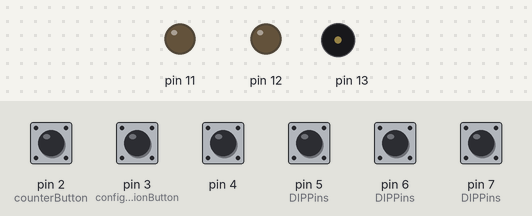
This sketch was run on a simulated Arduino Uno, built with avr-gcc and run on an emulated ATmega328P. Shown: output pins drawn as LEDs (lit = HIGH), buzzer (waves = sounding). Dashed ring = blinking. The test bench sets the inputs (shaded band); at power-on: pin 2 (counterButton), pin 3 (configurationButton), pin 4, pin 5 (DIPPins), pin 6 (DIPPins), pin 7 (DIPPins) HIGH. EEPROM starts erased.

Above: at 1.2 s.
1.3 s: pin 2 (counterButton) pulled LOW for 3.2 s
At 3.0 s:
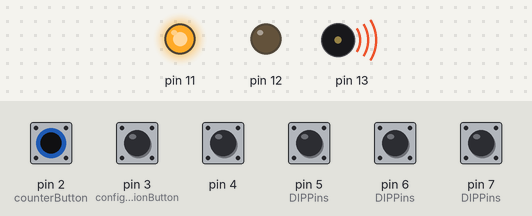
6.0 s: pin 3 (configurationButton) pulled LOW for 3.2 s
At 8.3 s:
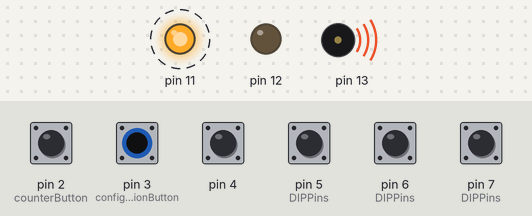
11.5 s: pin 3 (configurationButton) pulled LOW for 0.15 s
At 12.45 s:
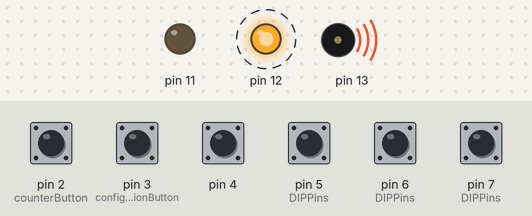
14.6 s: pin 3 (configurationButton) pulled LOW for 1 s
At 16.4 s:
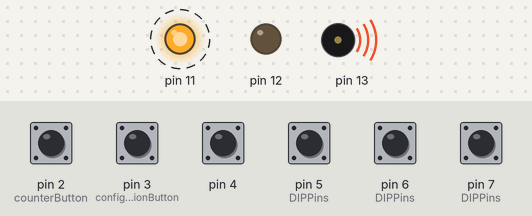
Timing chart, 0 to 19.6 s (numbered marks = the images above; inputs shaded):
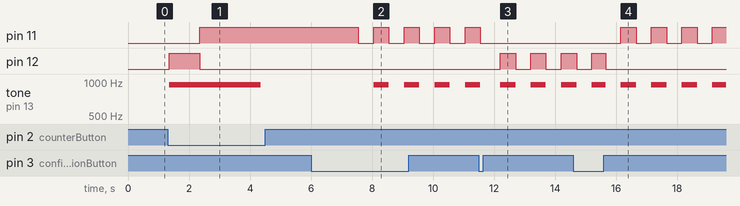

The sketch:

electronic-gas-mask-filter.ino
```cpp
#include "src/Button.h"
#include "src/MinimalEEPROM.h"
#include "src/ConfigurationModule.h"
#include "src/MainCounterModule.h"
#include "src/IndicationModule.h"

//******* Работа с памятью EEPROM *******
MinimalEEPROM eeprom;

//******* МОДУЛЬ ИНДИКАЦИИ *******
// Объявляем модуль индикации со светодиодами (green, red) и пищалкой (buzzer)
IndicationModule indicationModule(11, 12, 13);

//******* МОДУЛЬ КОНФИГУРАЦИИ *******
// Кнопка - конфигурация, сброс
Button configurationButton(3, 1500, 50);
// Массив пинов DIP-переключателя
uint8_t DIPPins[] = { 7, 6, 5, 4 };
// Обьявляем модуль конфигурации
ConfigurationModule configurationModule(configurationButton, eeprom, DIPPins, indicationModule);

//******* ГЛАВНЫЙ МОДУЛЬ *******
// Кнопка - старт счетчика
Button counterButton(2);
// Объявляем модуль счетчика
MainCounterModule mainCounterModule(counterButton, eeprom, indicationModule);

void setup() {
  // Инициализация модуля индикации
  indicationModule.begin();
  // Инициализация модуля конфигурации
  configurationModule.begin();
  // Инициализация модуля счетчика
  mainCounterModule.begin();
}

void loop() {
  // Обновление состояния индикаторов
  indicationModule.update();

  // Обрабатываем конфигурацию
  configurationModule.update();
  if (configurationModule.isActive()) {
    return;  // корректно выходим в окно в режиме конфигурации
  }

  // Обрабатываем счетчик
  mainCounterModule.update();
}
```

Button.cpp
```cpp
#include "src/Button.h"

Button::Button(uint8_t pin, uint16_t holdTime, uint16_t debounce)
  : pin(pin), holdTime(holdTime), debounce(debounce) {

  pinMode(pin, INPUT_PULLUP);     // Настраиваем пин как вход с подтяжкой к питанию
  rawState = !digitalRead(pin);  // Считываем начальное состояние (инвертировано)
  stableState = rawState;        // Начальное стабильное состояние
  lastStableState = rawState;    // Начальное предыдущее состояние
  lastDebounceTime = millis();    // Фиксируем время старта
}

void Button::update() {

  bool reading = !digitalRead(pin);  // Считываем текущее состояние (инвертировано)
  unsigned long now = millis();       // Текущее время

  // Если состояние изменилось — сбрасываем таймер дебаунса
  if (reading != rawState) {
    rawState = reading;
    lastDebounceTime = now;
  }

  // Если прошло достаточно времени после изменения — принимаем новое состояние
  if ((now - lastDebounceTime) > debounce) {
    if (rawState != stableState) {
      lastStableState = stableState;  // Запоминаем старое состояние
      stableState = rawState;         // Применяем новое отфильтрованное состояние

      if (stableState) {
        // Если кнопка нажата (переход в нажатое состояние)
        pressStartTime = now;  // Фиксируем момент начала нажатия
        pressEdge = true;      // Устанавливаем флаг нажатия
      } else {
        // Если кнопка отпущена (переход в не нажатое состояние)
        releaseEdge = true;  // Устанавливаем флаг отпускания

        // Если удержание не было длинным — считаем это кликом
        if (!longPressHandled && (now - pressStartTime < holdTime)) {
          clickFlag = true;
        }

        longPressHandled = false;  // Сброс обработки долгого нажатия
      }
    }
  }

  // Если кнопка удерживается достаточно долго и это ещё не обработано
  if (stableState && !longPressHandled && (now - pressStartTime >= holdTime)) {
    longPressFlag = true;     // Устанавливаем флаг долгого нажатия
    longPressHandled = true;  // Не даём флагу сработать повторно
  }
}

// Текущее стабильное состояние (удерживается)
bool Button::isPressed() const {
  return stableState;
}

// Срабатывает один раз при нажатии
bool Button::wasPressed() {
  bool tmp = pressEdge;
  pressEdge = false;
  return tmp;
}

// Срабатывает один раз при отпускании
bool Button::wasReleased() {
  bool tmp = releaseEdge;
  releaseEdge = false;
  return tmp;
}

// Срабатывает один раз при быстром нажатии и отпускании
bool Button::isClick() {
  bool tmp = clickFlag;
  clickFlag = false;
  return tmp;
}

// Срабатывает один раз при долгом удержании кнопки
bool Button::isLongPress() {
  bool tmp = longPressFlag;
  longPressFlag = false;
  return tmp;
}
```

IndicationModule.cpp
```cpp
#include "src/IndicationModule.h"

IndicationModule::IndicationModule(uint8_t gLed, uint8_t rLed, uint8_t buzzer)
  : greenPin(gLed), redPin(rLed), buzzerPin(buzzer) {}

void IndicationModule::begin() {
  pinMode(redPin, OUTPUT);
  pinMode(greenPin, OUTPUT);
  pinMode(buzzerPin, OUTPUT);

  // Выключаем все индикаторы по умолчанию
  digitalWrite(redPin, LOW);
  digitalWrite(greenPin, LOW);
  buzzerOff();
}

/**
 * Включение пищалки
 */
void IndicationModule::buzzerOn() {
  tone(buzzerPin, BUZZER_FREQUENCY);  // Запуск звука с фиксированной частотой
}
/**
 * Выключение пищалки
 */
void IndicationModule::buzzerOff() {
  noTone(buzzerPin);  // Остановка звука
}

/* ******************************* */

/**
 * Однократное включение зелёного светодиода на durationMs миллисекунд
 * Если durationMs == 0, включение бесконечное
 * Останавливает мигание зелёного светодиода, если оно было
 */
void IndicationModule::GREEN_ON(unsigned int durationMs) {

  if (greenState.active && greenState.duration == durationMs) {
    return;
  }

  greenState = OneShotState(true, millis(), durationMs);
  greenBlink.active = false;  // Отключаем мигание
  digitalWrite(greenPin, HIGH);
}
/**
 * Включение зелёного светодиода и остановка мигания
 */
void IndicationModule::GREEN_OFF() {
  greenState.active = false;
  greenBlink.active = false;
  digitalWrite(greenPin, LOW);
}
/**
 * Мигает зелёным светодиодом в течение durationMs миллисекунд с периодом periodMs
 * Если durationMs == 0, мигание бесконечное
 */
void IndicationModule::GREEN_BLINK(unsigned int durationMs, unsigned int periodMs) {
  if (durationMs <= 0) {
    GREEN_BLINK_FOREVER(periodMs);
    return;
  }

  greenBlink = BlinkState(true, false, millis(), millis(), millis() + durationMs, periodMs);
  greenState.active = false;
  digitalWrite(greenPin, LOW);
}
/**
 * Запуск бесконечного мигания зелёного светодиода с периодом periodMs
 */
void IndicationModule::GREEN_BLINK_FOREVER(unsigned int periodMs) {

  if (greenBlink.active && greenBlink.period == periodMs) {
    return;
  }

  greenBlink = BlinkState(true, false, millis(), millis(), 0, periodMs);
  greenState.active = false;
  digitalWrite(greenPin, LOW);
}

/* ******************************* */

/**
 * Однократное включение красного светодиода на durationMs миллисекунд
 * Если durationMs == 0, включение бесконечное
 * Останавливает мигание красного светодиода, если оно было
 */
void IndicationModule::RED_ON(unsigned int durationMs) {

  if (redState.active && redState.duration == durationMs) {
    return;
  }

  redState = OneShotState(true, millis(), durationMs);
  redBlink.active = false;  // Отключаем мигание
  digitalWrite(redPin, HIGH);
}
/**
 * Включение красного светодиода и остановка мигания
 */
void IndicationModule::RED_OFF() {
  redState.active = false;
  redBlink.active = false;
  digitalWrite(redPin, LOW);
}
/**
 * Мигает красным светодиодом в течение durationMs миллисекунд с периодом periodMs
 * Если durationMs == 0, мигание бесконечное
 */
void IndicationModule::RED_BLINK(unsigned int durationMs, unsigned int periodMs) {
  if (durationMs <= 0) {
    RED_BLINK_FOREVER(periodMs);
    return;
  }

  redBlink = BlinkState(true, false, millis(), millis(), millis() + durationMs, periodMs);
  redState.active = false;  // Выключаем однократное включение
  digitalWrite(redPin, LOW);
}
/**
 * Запуск бесконечного мигания красного светодиода с периодом periodMs
 */
void IndicationModule::RED_BLINK_FOREVER(unsigned int periodMs) {

  if (redBlink.active && redBlink.period == periodMs) {
    return;
  }

  redBlink = BlinkState(true, false, millis(), millis(), 0, periodMs);
  redState.active = false;
  digitalWrite(redPin, LOW);
}

/* ******************************* */

/**
 * Однократное включение пищалки на durationMs миллисекунд
 * Если durationMs == 0, включение бесконечное
 * Останавливает мигание пищалки, если оно было
 */
void IndicationModule::BEEP_ON(unsigned int durationMs) {

  if (buzzerState.active && buzzerState.duration == durationMs) {
    return;
  }

  buzzerState = OneShotState(true, millis(), durationMs);
  buzzerBlink.active = false;  // Отключаем мигание
  buzzerOn();
}
/**
 * Выключение пищалки и остановка мигания
 */
void IndicationModule::BEEP_OFF() {
  buzzerState.active = false;
  buzzerBlink.active = false;
  buzzerOff();
}
/**
 * Мигает пищалкой в течение durationMs миллисекунд с периодом periodMs
 * Если durationMs == 0, мигание бесконечное
 */
void IndicationModule::BEEP_BLINK(unsigned int durationMs, unsigned int periodMs) {
  if (durationMs <= 0) {
    BEEP_BLINK_FOREVER(periodMs);
    return;
  }

  buzzerBlink = BlinkState(true, false, millis(), millis(), millis() + durationMs, periodMs);
  buzzerState.active = false;
  buzzerOff();  // Гарантируем, что пищалка изначально выключена
}
/**
 * Запуск бесконечного мигания пищалкой с периодом periodMs и частотой звука buzzerFrequency
 */
void IndicationModule::BEEP_BLINK_FOREVER(unsigned int periodMs) {

  if (buzzerBlink.active && buzzerBlink.period == periodMs) {
    return;
  }

  buzzerBlink = BlinkState(true, false, millis(), millis(), 0, periodMs);
  buzzerState.active = false;
  buzzerOff();
}

/* ******************************* */

/**
 * Выключение всего
 */
void IndicationModule::ALL_OFF() {
  GREEN_OFF();
  RED_OFF();
  BEEP_OFF();
}

/* ******************************* */
/**
 * Метод update() должен вызываться в основном цикле loop()
 * Отвечает за обновление состояний однократных включений и миганий
 */
void IndicationModule::update() {
  unsigned long now = millis();

  // Обработка однократных включений
  if (redState.active && redState.duration > 0 && now - redState.startTime >= redState.duration) {
    digitalWrite(redPin, LOW);
    redState.active = false;
  }

  if (greenState.active && greenState.duration > 0 && now - greenState.startTime >= greenState.duration) {
    digitalWrite(greenPin, LOW);
    greenState.active = false;
  }

  if (buzzerState.active && buzzerState.duration > 0 && now - buzzerState.startTime >= buzzerState.duration) {
    buzzerOff();
    buzzerState.active = false;
  }

  // Обработка миганий для всех индикаторов
  struct {
    BlinkState &state;                    // Состояние мигания
    uint8_t pin;                          // Пин управления
    void (IndicationModule::*onFunc)();   // Функция включения (для пищалки tone)
    void (IndicationModule::*offFunc)();  // Функция выключения (для пищалки noTone)
  } blinkers[] = {
    { redBlink, redPin, nullptr, nullptr },
    { greenBlink, greenPin, nullptr, nullptr },
    { buzzerBlink, buzzerPin, &IndicationModule::buzzerOn, &IndicationModule::buzzerOff }
  };

  // Проходим по каждому мигающему элементу
  for (auto &blinker : blinkers) {
    BlinkState &state = blinker.state;

    // Если мигание не активно — пропускаем
    if (!state.active) continue;

    // Если установлен конец времени мигания, проверяем не истёк ли он
    if (state.endTime > 0 && now >= state.endTime) {
      state.active = false;
      state.isOn = false;

      // Выключаем индикатор корректным методом
      if (blinker.onFunc && blinker.offFunc) {
        (this->*blinker.offFunc)();
      } else {
        digitalWrite(blinker.pin, LOW);
      }
      continue;
    }

    // Проверяем, пора ли переключить состояние мигания (включить/выключить)
    if (now - state.lastToggleTime >= state.period) {
      state.isOn = !state.isOn;  // Переключаем состояние
      state.lastToggleTime = now;

      // Включаем или выключаем индикатор корректным методом
      if (blinker.onFunc && blinker.offFunc) {
        if (state.isOn)
          (this->*blinker.onFunc)();
        else
          (this->*blinker.offFunc)();
      } else {
        digitalWrite(blinker.pin, state.isOn ? HIGH : LOW);
      }
    }
  }
}
```

MainCounterModule.cpp
```cpp
#include "src/MainCounterModule.h"

//******* Конструктор *******
MainCounterModule::MainCounterModule(Button& counterButton, MinimalEEPROM& eeprom, IndicationModule& indicationModule)
  : counterButton(counterButton),
    eeprom(eeprom),
    indicationModule(indicationModule),
    oneBeepFlag(false),
    memoryCurrentOperatingTime(0),
    sessionStartMillis(0),
    lastEepromSaveMillis(0) {
}

//******* Инициализация модуля *******
void MainCounterModule::begin() {
  // Гасим индикацию
  indicationModule.ALL_OFF();
  // Получаем стартовое записанное время из EEPROM
  memoryCurrentOperatingTime = eeprom.getCurrentOperatingTime();
}

//******* Главный цикл *******
void MainCounterModule::update() {
  // Всегда обновляем кнопку
  counterButton.update();

  // Кнопка удерживается
  if (counterButton.isPressed()) {
    // Если кнопка удерживается
    handlePressed();
  } else {
    // Если кнопка отжата
    handleReleased();
  }

  // Обновление индикации (светодиоды, пищалка)
  updateIndication();
}

//******* Обработка удержания кнопки *******
void MainCounterModule::handlePressed() {
  uint32_t now = millis();

  // Если сессия неактивна, задаем стартовые значения
  if (!sessionManager.isActive()) {
    // Запускаем сессию
    sessionManager.start(now);
    // Даем мелкий BEEP для обозначения старта
    indicationModule.BEEP_ON(START_BEEP_DURATION_MS);  // ДРУГАЯ ЧАСТОТА ИЛИ ЗАБИТЬ?

    // Получаем стартовое записанное время из EEPROM
    memoryCurrentOperatingTime = eeprom.getCurrentOperatingTime();

    //Ставим true, чтобы потом сработал 1 BEEP по отжатию counterButton
    oneBeepFlag = true;
  }

  // Обновляем время: получаем разницу со старта сессии до текущего момента + стартовое время из EEPROM
  uint32_t totalElapsed = memoryCurrentOperatingTime + sessionManager.elapsed(now);

  // Сохраняем каждые 30 секунд на всякий случай (хотя, если подумать, то как бы и нафиг надо)
  if (now - lastEepromSaveMillis >= EEPROM_SAVE_INTERVAL_MS) {
    eeprom.saveCurrentOperatingTime(totalElapsed);
    lastEepromSaveMillis = now;
  }

  // Обновляем уровень работы устройства (основная работа / замена фильтра / заблокировано до сброса)
  // передаем разницу времени и данные из EEPROM: максимальное время работы и максимальное время до замены фильтра
  updateOperatingLevel(
    totalElapsed,
    eeprom.getMaxOperatingTime(),
    eeprom.getMaxReplacementTime());
}

//******* Обработка отпускания кнопки *******
void MainCounterModule::handleReleased() {
  // Если сессия активна, записываем в EEPROM нужные данные
  if (sessionManager.isActive()) {
    uint32_t now = millis();
    // Останавливаем сессию и получем время работы сессии
    uint32_t sessionTime = sessionManager.stop(now);
    // Получаем время работы сессии с учетом стартового времени из EEPROM
    memoryCurrentOperatingTime += sessionTime;

    // Если уровень был на замене фильтра — переходим в режим "заблокировано до сброса"
    if (eeprom.getOperatingLevel() == OperatingLevel::LEVEL_REPLACEMENT) {
      // Пишем в память, что режим "заблокировано до сброса"
      eeprom.saveOperatingLevel(OperatingLevel::LEVEL_BLOCKED);
      // Пишем в память время (время основной работы + время замены фильтра), чтобы фильтр был ГАРАНТИРОВАНО в режиме "заблокировано до сброса"
      eeprom.saveCurrentOperatingTime(eeprom.getMaxOperatingTime() + eeprom.getMaxReplacementTime());
    } else {
      // Иначе, если уровень НЕ "заблокировано до сброса", то пишем просто время работы сессии с учетом стартового времени из EEPROM
      eeprom.saveCurrentOperatingTime(memoryCurrentOperatingTime);
    }
  }
}

//******* Управление индикацией *******
void MainCounterModule::updateIndication() {
  // Получаем уровень работы устройства
  switch (eeprom.getOperatingLevel()) {
    case OperatingLevel::LEVEL_OPERATING:
      // Основная работа - красный индикатор выключен (причем BEEP мы не трогаем, тут аккуратней нужно быть, кстати), зеленый горит постоянно
      indicationModule.RED_OFF();
      indicationModule.GREEN_ON(0);
      break;
    case OperatingLevel::LEVEL_REPLACEMENT:
      // Замена фильтра - зеленый индикатор выключен, BEEP и красный светодиод мигает
      indicationModule.GREEN_OFF();
      indicationModule.RED_BLINK_FOREVER(500);
      indicationModule.BEEP_BLINK_FOREVER(500);
      break;
    case OperatingLevel::LEVEL_BLOCKED:
      // Заблокировано до сброса - зеленый индикатор выключен, красный светодиод горит постоянно, BEEP работает 3 секунды
      indicationModule.GREEN_OFF();
      indicationModule.RED_ON(0);
      // Гарантия, что BEEP будет запущен 1 раз, при отжатии кнопки counterButton
      if (oneBeepFlag) {
        oneBeepFlag = false;
        indicationModule.BEEP_ON(3000);  //ДРУГАЯ ЧАСТОТА ИЛИ ЗАБИТЬ?
      }
      break;
    default:
      // Если в EEPROM записано черте что, то гасим всё
      indicationModule.ALL_OFF();
      break;
  }
}

//******* Управление уровнями *******
void MainCounterModule::updateOperatingLevel(uint32_t totalTime, uint32_t maxOperating, uint32_t maxReplacement) {
  if (totalTime < maxOperating) {
    // Если время работы устройства (с учетом стартового значения) меньше времени основной работы, ТО уровень: Основная работа
    eeprom.saveOperatingLevel(OperatingLevel::LEVEL_OPERATING);
  } else if (totalTime < maxOperating + maxReplacement) {
    // Если время работы устройства (с учетом стартового значения) меньше времени основной работы + время замены фильтра, ТО уровень: Время замены фильтра
    eeprom.saveOperatingLevel(OperatingLevel::LEVEL_REPLACEMENT);
  } else {
    // Устройство заблокировано до сброса
    eeprom.saveOperatingLevel(OperatingLevel::LEVEL_BLOCKED);
  }
}

//******* SessionManager *******
void MainCounterModule::SessionManager::start(uint32_t now) {
  sessionStart = now;
  active = true;
}
uint32_t MainCounterModule::SessionManager::stop(uint32_t now) {
  active = false;
  return (now - sessionStart) / 1000;
}
uint32_t MainCounterModule::SessionManager::elapsed(uint32_t now) const {
  return (now - sessionStart) / 1000;
}
bool MainCounterModule::SessionManager::isActive() const {
  return active;
}
```

Source omitted: MinimalEEPROM.cpp (3282 bytes), Button.h (1845 bytes), IndicationModule.h (3274 bytes), MainCounterModule.h (1694 bytes), MinimalEEPROM.h (1568 bytes), OperatingLevel.h (359 bytes), ConfigurationModule.cpp (3868 bytes), ConfigurationModule.h (1678 bytes)

Measured:
- after the input at 1.3 s, pin 11: LOW → HIGH after 1.1 s; pin 12: LOW → HIGH after 0.05 s, → LOW 1.0 s later; tone on pin 13: silent → 950 Hz after 0.05 s, → silent 3.0 s later
- after the input at 6.0 s, pin 11: alternates HIGH for 0.50 s and LOW for 0.50 s, starting after 1.6 s; tone on pin 13: alternates 950 Hz for 0.50 s and silent for 0.50 s, starting after 2.1 s
- after the input at 11.5 s, pin 11: goes on until 11.6 s, then stays LOW; pin 12: alternates HIGH for 0.50 s and LOW for 0.50 s, starting after 0.70 s
- after the input at 14.6 s, pin 11: alternates HIGH for 0.50 s and LOW for 0.50 s, starting after 1.6 s
